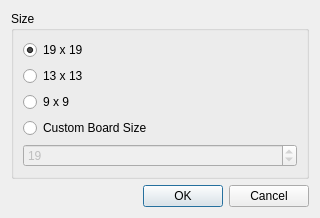
<?xml version="1.0" encoding="UTF-8"?>
<ui version="4.0">
 <class>BoardSizeDialog</class>
 <widget class="QDialog" name="BoardSizeDialog">
  <property name="geometry">
   <rect>
    <x>0</x>
    <y>0</y>
    <width>320</width>
    <height>216</height>
   </rect>
  </property>
  <property name="windowTitle">
   <string>Dialog</string>
  </property>
  <layout class="QVBoxLayout" name="verticalLayout">
   <item>
    <widget class="QGroupBox" name="sizeGroupBox">
     <property name="title">
      <string>Size</string>
     </property>
     <layout class="QVBoxLayout" name="verticalLayout_2">
      <item>
       <widget class="QRadioButton" name="radio19Button">
        <property name="text">
         <string>19 x 19</string>
        </property>
        <property name="checked">
         <bool>true</bool>
        </property>
       </widget>
      </item>
      <item>
       <widget class="QRadioButton" name="radio13Button">
        <property name="text">
         <string>13 x 13</string>
        </property>
       </widget>
      </item>
      <item>
       <widget class="QRadioButton" name="radio9Button">
        <property name="text">
         <string>9 x 9</string>
        </property>
       </widget>
      </item>
      <item>
       <widget class="QRadioButton" name="radioCustomButton">
        <property name="text">
         <string>Custom Board Size</string>
        </property>
       </widget>
      </item>
      <item>
       <widget class="QSpinBox" name="customSpinBox">
        <property name="enabled">
         <bool>false</bool>
        </property>
        <property name="minimum">
         <number>2</number>
        </property>
        <property name="maximum">
         <number>52</number>
        </property>
        <property name="value">
         <number>19</number>
        </property>
       </widget>
      </item>
     </layout>
    </widget>
   </item>
   <item>
    <spacer name="verticalSpacer">
     <property name="orientation">
      <enum>Qt::Vertical</enum>
     </property>
     <property name="sizeHint" stdset="0">
      <size>
       <width>20</width>
       <height>40</height>
      </size>
     </property>
    </spacer>
   </item>
   <item>
    <widget class="QDialogButtonBox" name="buttonBox">
     <property name="orientation">
      <enum>Qt::Horizontal</enum>
     </property>
     <property name="standardButtons">
      <set>QDialogButtonBox::Cancel|QDialogButtonBox::Ok</set>
     </property>
    </widget>
   </item>
  </layout>
 </widget>
 <resources/>
 <connections>
  <connection>
   <sender>buttonBox</sender>
   <signal>accepted()</signal>
   <receiver>BoardSizeDialog</receiver>
   <slot>accept()</slot>
   <hints>
    <hint type="sourcelabel">
     <x>248</x>
     <y>254</y>
    </hint>
    <hint type="destinationlabel">
     <x>157</x>
     <y>274</y>
    </hint>
   </hints>
  </connection>
  <connection>
   <sender>buttonBox</sender>
   <signal>rejected()</signal>
   <receiver>BoardSizeDialog</receiver>
   <slot>reject()</slot>
   <hints>
    <hint type="sourcelabel">
     <x>316</x>
     <y>260</y>
    </hint>
    <hint type="destinationlabel">
     <x>286</x>
     <y>274</y>
    </hint>
   </hints>
  </connection>
 </connections>
</ui>
